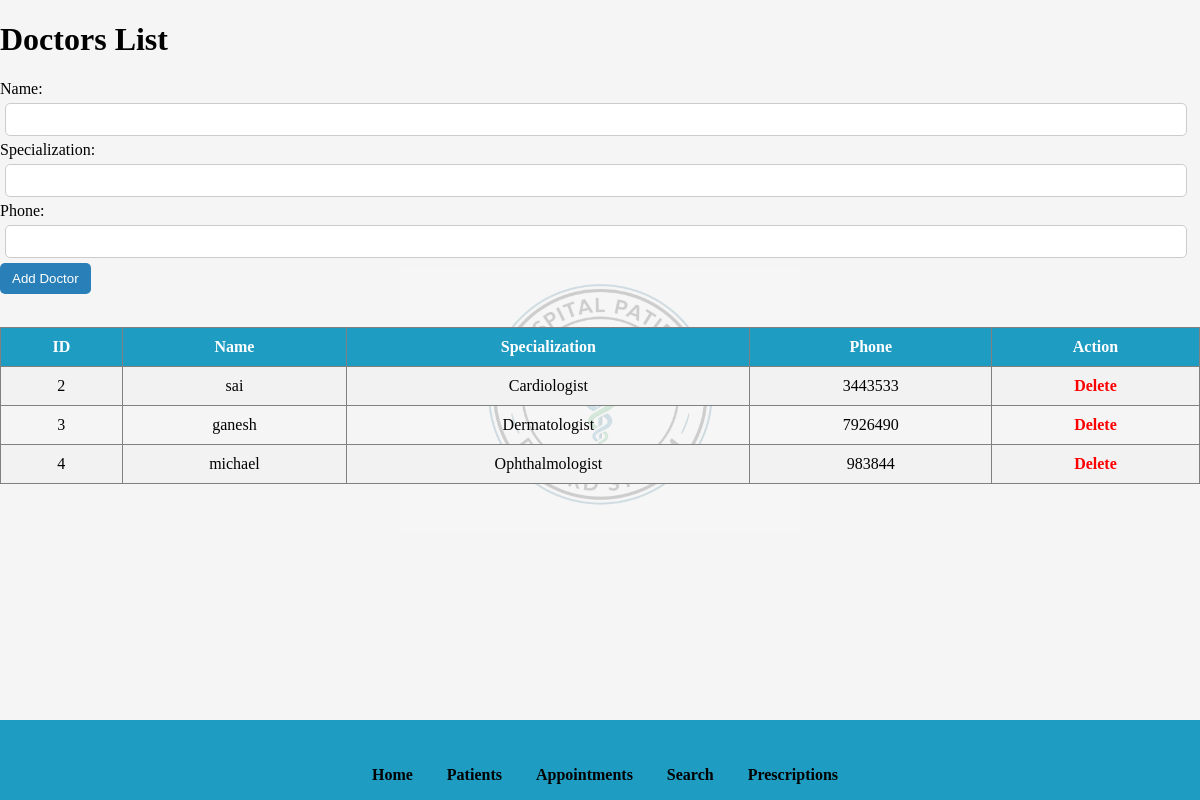
/doctors, run on an earlier commit of the app's database.
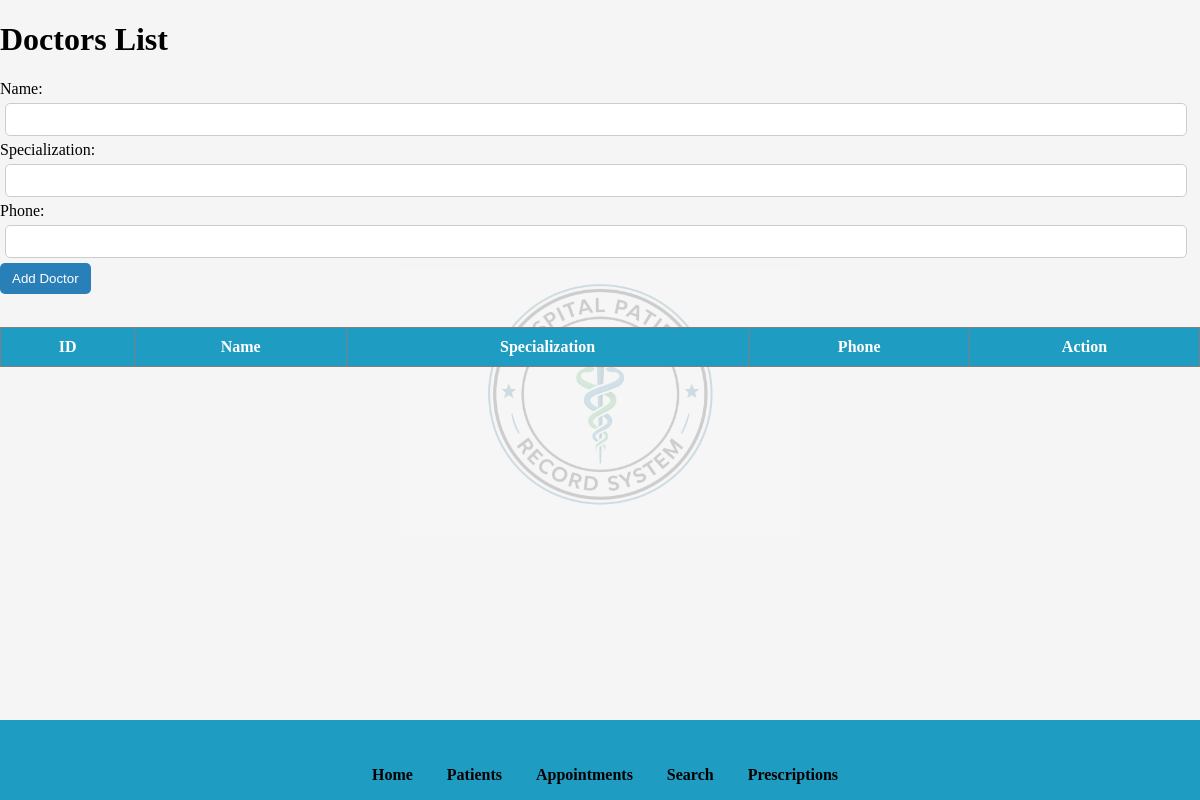
And on a later commit of the database.
### tables this page shows
CREATE TABLE doctors (
        id INTEGER PRIMARY KEY AUTOINCREMENT,
        name TEXT,
        specialization TEXT,
        phone TEXT
    );

### app.py (the view)
@app.route("/doctors")
def doctors():
    conn = get_db()
    cur = conn.cursor()
    cur.execute("SELECT * FROM doctors")
    data = cur.fetchall()
    conn.close()
    return render_template("doctors.html", doctors=data)

### app.py (called while the page is built)
def get_db():
    return sqlite3.connect("database.db")

### templates/doctors.html (shortened to what this page needs)
<!DOCTYPE html>
<html>
<head>
    <link rel="stylesheet" href="{{ url_for('static', filename='style.css') }}">
</head>
<body>
    <h1>Doctors List</h1>
    <form action="/add_doctor" method="POST">
        Name: <input type="text" name="name"><br>
        Specialization: <input type="text" name="specialization"><br>
        Phone: <input type="text" name="phone"><br>
        <button type="submit">Add Doctor</button>
    </form>
    <br>
    <table border="1">
        <tr>
            <th>ID</th>
            <th>Name</th>
            <th>Specialization</th>
            <th>Phone</th>
            <th>Action</th>
        </tr>
        {% for d in doctors %}
        <tr>
            <td>{{ d[0] }}</td>
            <td>{{ d[1] }}</td>
            <td>{{ d[2] }}</td>
            <td>{{ d[3] }}</td>
            <td>
                <a href="/delete_doctor/{{ d[0] }}">Delete</a>
            </td>
        </tr>
        {% endfor %}
    </table>
    <footer>
<div class="links">
    <a href="/">Home</a>
    <a href="/patients">Patients</a>
    <a href="/appointments">Appointments</a>
    <a href="/search">Search</a>
    <a href="/prescriptions">Prescriptions</a>
</div>
</footer>
</body>
</html>

What changed in the data, as far as the page shows it:
removed doctors: id "2", name "sai", specialization "Cardiologist", phone "3443533"
removed doctors: id "3", name "ganesh", specialization "Dermatologist", phone "7926490"
removed doctors: id "4", name "michael", specialization "Ophthalmologist", phone "983844"
